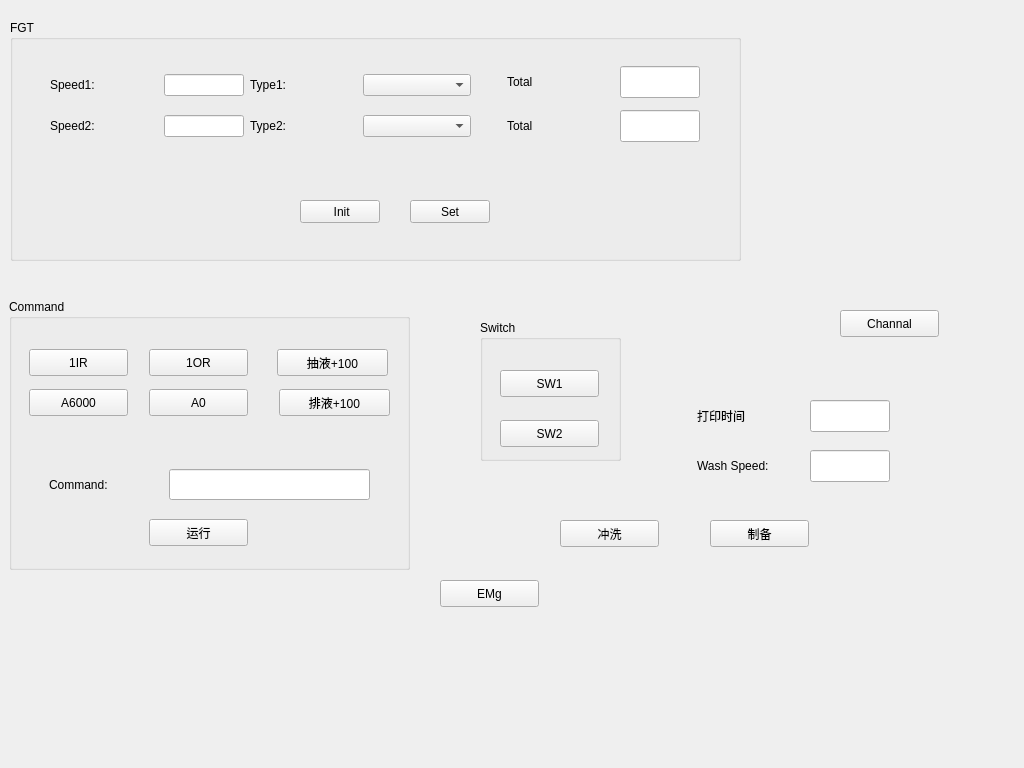
    <widget class="QWidget" name="fgt">
     <property name="sizePolicy">
      <sizepolicy hsizetype="Expanding" vsizetype="Expanding">
       <horstretch>0</horstretch>
       <verstretch>0</verstretch>
      </sizepolicy>
     </property>
     <property name="minimumSize">
      <size>
       <width>1024</width>
       <height>768</height>
      </size>
     </property>
     <property name="maximumSize">
      <size>
       <width>1024</width>
       <height>768</height>
      </size>
     </property>
     <attribute name="title">
      <string>FGT</string>
     </attribute>
     <widget class="QGroupBox" name="groupBox_6">
      <property name="geometry">
       <rect>
        <x>10</x>
        <y>20</y>
        <width>731</width>
        <height>241</height>
       </rect>
      </property>
      <property name="title">
       <string>FGT</string>
      </property>
      <widget class="QPushButton" name="btnFgtSet">
       <property name="geometry">
        <rect>
         <x>400</x>
         <y>180</y>
         <width>80</width>
         <height>23</height>
        </rect>
       </property>
       <property name="text">
        <string>Set</string>
       </property>
      </widget>
      <widget class="QPushButton" name="btnFgtInit">
       <property name="geometry">
        <rect>
         <x>290</x>
         <y>180</y>
         <width>80</width>
         <height>23</height>
        </rect>
       </property>
       <property name="text">
        <string> Init</string>
       </property>
      </widget>
      <widget class="QWidget" name="layoutWidget">
       <property name="geometry">
        <rect>
         <x>40</x>
         <y>41</y>
         <width>421</width>
         <height>91</height>
        </rect>
       </property>
       <layout class="QGridLayout" name="gridLayout">
        <item row="0" column="0">
         <widget class="QLabel" name="label_5">
          <property name="text">
           <string>Speed1:</string>
          </property>
         </widget>
        </item>
        <item row="0" column="1">
         <widget class="QLineEdit" name="fgts1">
          <property name="maximumSize">
           <size>
            <width>80</width>
            <height>16777215</height>
           </size>
          </property>
         </widget>
        </item>
        <item row="0" column="2">
         <widget class="QLabel" name="label_3">
          <property name="text">
           <string>Type1:</string>
          </property>
         </widget>
        </item>
        <item row="0" column="3">
         <widget class="QComboBox" name="fgtType1"/>
        </item>
        <item row="1" column="0">
         <widget class="QLabel" name="label_6">
          <property name="text">
           <string>Speed2:</string>
          </property>
         </widget>
        </item>
        <item row="1" column="1">
         <widget class="QLineEdit" name="fgts2">
          <property name="maximumSize">
           <size>
            <width>80</width>
            <height>16777215</height>
           </size>
          </property>
         </widget>
        </item>
        <item row="1" column="2">
         <widget class="QLabel" name="label_4">
          <property name="text">
           <string>Type2:</string>
          </property>
         </widget>
        </item>
        <item row="1" column="3">
         <widget class="QComboBox" name="fgtType2"/>
        </item>
       </layout>
      </widget>
      <widget class="QLineEdit" name="fgtsT2">
       <property name="geometry">
        <rect>
         <x>610</x>
         <y>90</y>
         <width>80</width>
         <height>32</height>
        </rect>
       </property>
       <property name="maximumSize">
        <size>
         <width>80</width>
         <height>16777215</height>
        </size>
       </property>
      </widget>
      <widget class="QLineEdit" name="fgtsT1">
       <property name="geometry">
        <rect>
         <x>610</x>
         <y>46</y>
         <width>80</width>
         <height>32</height>
        </rect>
       </property>
       <property name="maximumSize">
        <size>
         <width>80</width>
         <height>16777215</height>
        </size>
       </property>
      </widget>
      <widget class="QLabel" name="label_24">
       <property name="geometry">
        <rect>
         <x>497</x>
         <y>90</y>
         <width>107</width>
         <height>32</height>
        </rect>
       </property>
       <property name="text">
        <string>Total</string>
       </property>
      </widget>
      <widget class="QLabel" name="label_25">
       <property name="geometry">
        <rect>
         <x>497</x>
         <y>46</y>
         <width>107</width>
         <height>32</height>
        </rect>
       </property>
       <property name="text">
        <string>Total</string>
       </property>
      </widget>
     </widget>
     <widget class="QGroupBox" name="groupBox_11">
      <property name="geometry">
       <rect>
        <x>9</x>
        <y>299</y>
        <width>401</width>
        <height>271</height>
       </rect>
      </property>
      <property name="title">
       <string>Command</string>
      </property>
      <widget class="QPushButton" name="btn1OR">
       <property name="geometry">
        <rect>
         <x>140</x>
         <y>50</y>
         <width>99</width>
         <height>27</height>
        </rect>
       </property>
       <property name="text">
        <string>1OR</string>
       </property>
      </widget>
      <widget class="QPushButton" name="btn1IR">
       <property name="geometry">
        <rect>
         <x>20</x>
         <y>50</y>
         <width>99</width>
         <height>27</height>
        </rect>
       </property>
       <property name="text">
        <string>1IR</string>
       </property>
      </widget>
      <widget class="QPushButton" name="btnA0">
       <property name="geometry">
        <rect>
         <x>140</x>
         <y>90</y>
         <width>99</width>
         <height>27</height>
        </rect>
       </property>
       <property name="text">
        <string>A0</string>
       </property>
      </widget>
      <widget class="QPushButton" name="btnA6000">
       <property name="geometry">
        <rect>
         <x>20</x>
         <y>90</y>
         <width>99</width>
         <height>27</height>
        </rect>
       </property>
       <property name="text">
        <string>A6000</string>
       </property>
      </widget>
      <widget class="QLineEdit" name="fgtCommand">
       <property name="geometry">
        <rect>
         <x>160</x>
         <y>170</y>
         <width>201</width>
         <height>31</height>
        </rect>
       </property>
       <property name="minimumSize">
        <size>
         <width>0</width>
         <height>30</height>
        </size>
       </property>
      </widget>
      <widget class="QPushButton" name="btnFgtRun">
       <property name="geometry">
        <rect>
         <x>140</x>
         <y>220</y>
         <width>99</width>
         <height>27</height>
        </rect>
       </property>
       <property name="text">
        <string>运行</string>
       </property>
      </widget>
      <widget class="QLabel" name="label_26">
       <property name="geometry">
        <rect>
         <x>40</x>
         <y>170</y>
         <width>107</width>
         <height>32</height>
        </rect>
       </property>
       <property name="text">
        <string>Command:</string>
       </property>
      </widget>
      <widget class="QPushButton" name="btn1P">
       <property name="geometry">
        <rect>
         <x>268</x>
         <y>50</y>
         <width>111</width>
         <height>27</height>
        </rect>
       </property>
       <property name="text">
        <string>抽液+100</string>
       </property>
      </widget>
      <widget class="QPushButton" name="btn1D">
       <property name="geometry">
        <rect>
         <x>270</x>
         <y>90</y>
         <width>111</width>
         <height>27</height>
        </rect>
       </property>
       <property name="text">
        <string>排液+100</string>
       </property>
      </widget>
     </widget>
     <widget class="QGroupBox" name="groupBox_13">
      <property name="geometry">
       <rect>
        <x>480</x>
        <y>320</y>
        <width>141</width>
        <height>141</height>
       </rect>
      </property>
      <property name="title">
       <string>Switch</string>
      </property>
      <widget class="QPushButton" name="btnSw1">
       <property name="geometry">
        <rect>
         <x>20</x>
         <y>50</y>
         <width>99</width>
         <height>27</height>
        </rect>
       </property>
       <property name="text">
        <string>SW1</string>
       </property>
      </widget>
      <widget class="QPushButton" name="btnSw2">
       <property name="geometry">
        <rect>
         <x>20</x>
         <y>100</y>
         <width>99</width>
         <height>27</height>
        </rect>
       </property>
       <property name="text">
        <string>SW2</string>
       </property>
      </widget>
     </widget>
     <widget class="QPushButton" name="btnChannal">
      <property name="geometry">
       <rect>
        <x>840</x>
        <y>310</y>
        <width>99</width>
        <height>27</height>
       </rect>
      </property>
      <property name="text">
       <string>Channal</string>
      </property>
     </widget>
     <widget class="QPushButton" name="btnFgtTest">
      <property name="geometry">
       <rect>
        <x>710</x>
        <y>520</y>
        <width>99</width>
        <height>27</height>
       </rect>
      </property>
      <property name="text">
       <string>制备</string>
      </property>
     </widget>
     <widget class="QPushButton" name="btnFgtWash">
      <property name="geometry">
       <rect>
        <x>560</x>
        <y>520</y>
        <width>99</width>
        <height>27</height>
       </rect>
      </property>
      <property name="text">
       <string>冲洗</string>
      </property>
     </widget>
     <widget class="QLineEdit" name="lineWashSpeed">
      <property name="geometry">
       <rect>
        <x>810</x>
        <y>450</y>
        <width>80</width>
        <height>32</height>
       </rect>
      </property>
      <property name="maximumSize">
       <size>
        <width>80</width>
        <height>16777215</height>
       </size>
      </property>
     </widget>
     <widget class="QLabel" name="label_12">
      <property name="geometry">
       <rect>
        <x>697</x>
        <y>450</y>
        <width>107</width>
        <height>32</height>
       </rect>
      </property>
      <property name="text">
       <string>Wash Speed:</string>
      </property>
     </widget>
     <widget class="QLineEdit" name="linePrintTime">
      <property name="geometry">
       <rect>
        <x>810</x>
        <y>400</y>
        <width>80</width>
        <height>32</height>
       </rect>
      </property>
      <property name="maximumSize">
       <size>
        <width>80</width>
        <height>16777215</height>
       </size>
      </property>
     </widget>
     <widget class="QLabel" name="label_13">
      <property name="geometry">
       <rect>
        <x>697</x>
        <y>400</y>
        <width>107</width>
        <height>32</height>
       </rect>
      </property>
      <property name="text">
       <string>打印时间</string>
      </property>
     </widget>
     <widget class="QPushButton" name="btnInjectEMg">
      <property name="geometry">
       <rect>
        <x>440</x>
        <y>580</y>
        <width>99</width>
        <height>27</height>
       </rect>
      </property>
      <property name="text">
       <string>EMg</string>
      </property>
     </widget>
     <zorder>btnFgtTest</zorder>
     <zorder>groupBox_6</zorder>
     <zorder>groupBox_11</zorder>
     <zorder>groupBox_13</zorder>
     <zorder>btnChannal</zorder>
     <zorder>btnFgtWash</zorder>
     <zorder>lineWashSpeed</zorder>
     <zorder>label_12</zorder>
     <zorder>linePrintTime</zorder>
     <zorder>label_13</zorder>
     <zorder>btnInjectEMg</zorder>
    </widget>
